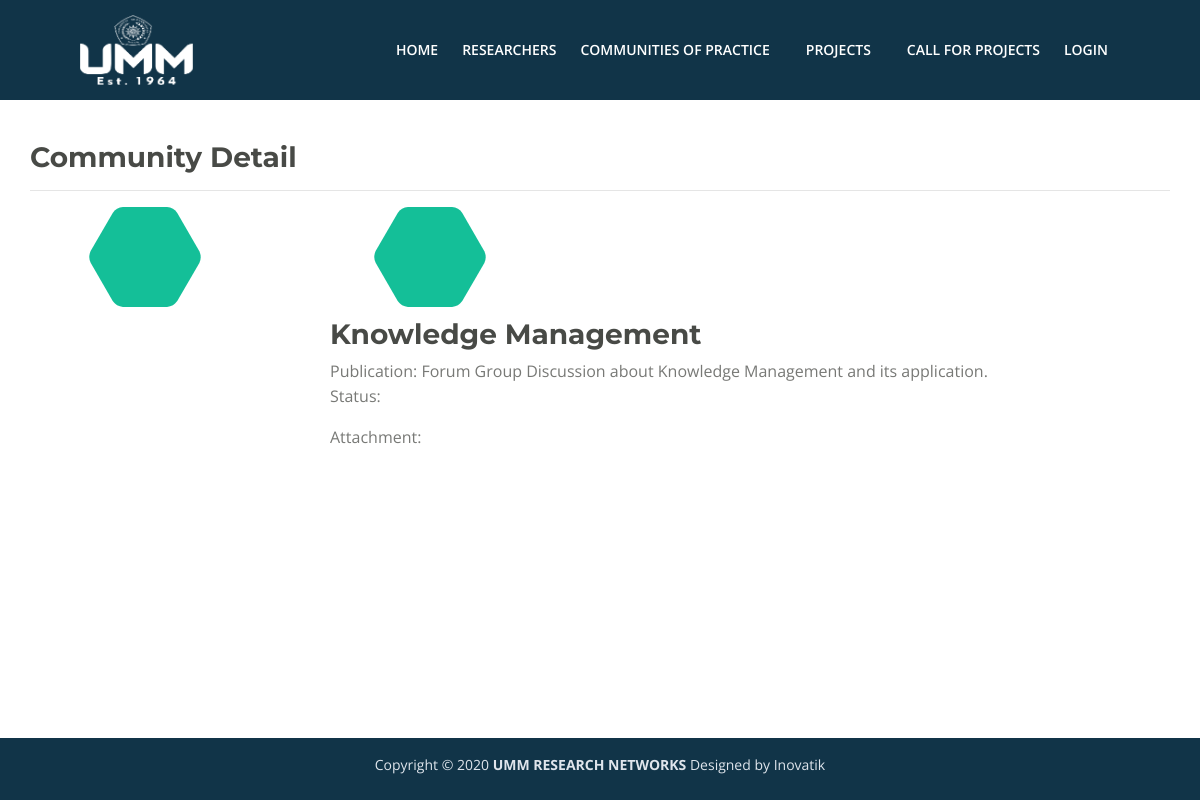
Screenshot of /index.php?page=detilcop&id=1 with the database file from the repository.
### tables this page shows
CREATE TABLE `cops` (
  `id_cop` int(10) NOT NULL,
  `id_researcher` int(10) NOT NULL,
  `name` varchar(50) NOT NULL,
  `description` text NOT NULL
);

### page/detilcop.php (the view, shortened to what this page needs)
<div class="container">
    <div class="row"><div style="width:100%; padding-top:40px;">
        <h2>Community Detail</h2>
        <hr />
    </div>
        <div class="col-lg-3">
            <div class="text-container">
                <div class='image-wrapper'>
                    <img class='img-fluid' style="height:100px; width:200px; margin-bottom:10px; float:left;" src='images/hexagon-green.svg' alt='alternative'>
                </div>
            </div>
        </div>
        <div class="col-lg-9">
        <?php
            include"koneksi.php";
            $sql="select * from cops where id_cop=$_GET[id]";
            $query=mysqli_query($koneksi,$sql);
            while($row=mysqli_fetch_array($query,MYSQLI_NUM)){
            echo"
            <div class='text-container'>
                <div class='image-wrapper'>
                    <img class='img-fluid' style='height:100px; width:200px; margin-bottom:10px;' src='images/hexagon-green.svg' alt='alternative'>
                </div>
            </div>
                    <h2>$row[2]</h2>
                    <h6><i>$row[4]</i></h6>
                    Publication: $row[3]<br />
                    Status: $row[6]<br />
                    <p>
                    <p>Attachment: <a href='$row[5]'>$row[5]</a></p>
            ";
            }
            ?>
        </div>
    </div>
</div>

### css/styles.css (style rules this page uses)
body, html { width: 100%; height: 100%; }
body, p { color: #787976; font: 400 1rem/1.5625rem "Open Sans", sans-serif; }
h2 { color: #484a46; font: 700 1.75rem/2.125rem "Montserrat", sans-serif; }

### rows the page displays
cops: name "Knowledge Management", description "Forum Group Discussion about Knowledge Management and its application."
